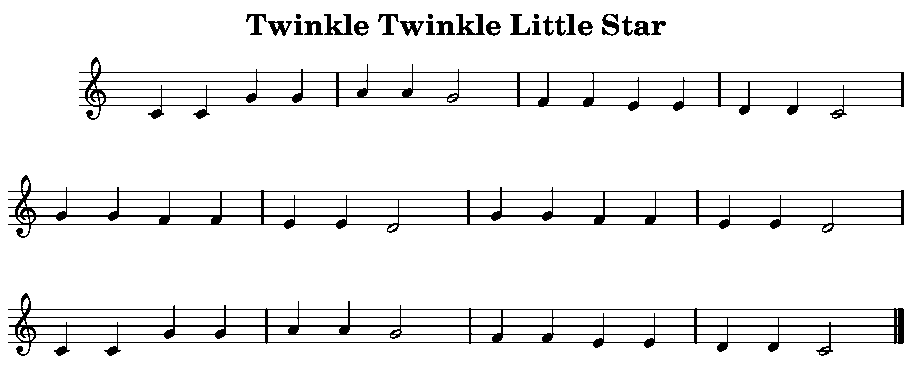
#> input picture bin/twinkle-twinkle.gif, 912 x 391 px
$ python sheet_image_parser.py   (Python 2 division)
#> lines starting #> are read from the running program, lines starting #| are printed output that depends on the picture; after the words box and inside, x2 and y2 are one past the last pixel; in counts of white or black regions, pixels touching at a corner belong together
### src/imaging/sheet_image_slice.py
from PIL import Image
import math
import numpy as np


class SheetImageSlice(object):
# defines general methods for getting data from a sliced image
    def __init__(self, image, x=0, y=0):
        # Constants
#> called with x = 0, y = 0
        self.THRESHOLDING_TO_BLACK = 43
#> self.THRESHOLDING_TO_BLACK = 43

        # initializes image metadata from analyzing image
        # convert to pure b/w
        # self.image = image.point(lambda x: x > self.THRESHOLDING_TO_BLACK and 255, "1")
        self.image = image.convert("1", dither=None)
#> self.image: PIL image 912x391 1; 93.1% white; black in thin lines or dots, all inside (x1, y1, x2, y2) = (8, 14, 904, 356)
        self.image_array = np.asarray(image)
        # x and y determine position relative to base image
        self.x = x
        self.y = y

        self.load_pixels()

    def load_pixels(self):
        self.pixels = self.image.load()

    def slice(self, x, y, width, height):
        # returns a slice of itself as an image
        return self.image.crop((x, y, x+width, y+height))

    # as well as its constituents
    def get_width(self):
        # returns the width of the provided image
        return self.get_dimensions()[0]

    def get_height(self):
        # returns the width of the provided image
        return self.get_dimensions()[1]

    def get_midpoint(self):
        # returns x-midpoint of the provided image
        return int(math.ceil(self.get_width()/2))

    def get_dimensions(self):
        # returns tuple of (width, height) of the provided image
        image_array_shape = self.image_array.shape
#> image_array_shape = (391, 912)
        return image_array_shape[1], image_array_shape[0]

    def get_corners(self):
        # returns tuple of (x1, y1, x2, y2)
        return self.x, self.y, self.x + self.get_width(), self.y + self.get_height()

    def get_pixel(self, x, y):
        return self.pixels[x, y]

    def get_row(self, row_number):
        pixels = []
        for x in range(self.get_width()):
            pixels.append(self.get_pixel(x, row_number))
        return pixels

    # [18 lines left out: functions get_column, subtract_row, not called in this run]

    def erase(self, x, y):
        self.pixels[x, y] = True

### src/imaging/note_image.py
from sheet_image_slice import SheetImageSlice


class NoteImage(SheetImageSlice):
    def __init__(self, image, head_size, x, y):
        # requires head_size as determined by the width of ledger spacing
        super(NoteImage, self).__init__(image, x, y)
        self.head_size = head_size

### src/imaging/sheet_image_parser.py
from PIL import Image
import math
import numpy as np
from sheet_image_slice import SheetImageSlice
from note_image import NoteImage
from noterec import whatNoteIsThis
import itertools
import collections
from src.sheet_music.sheet import Sheet
from src.sheet_music.note import Note
from src.sheet_music.exportMidi import Midi

class SheetImageParser:
    def __init__(self, source_image_path):
        # Constants
        self.LEDGER_LINE_MAX_THICKNESS = 2

        self.whole_image = SheetImageSlice(Image.open(source_image_path))
        #self.staffs = self.find_staffs()  # list of StaffImages representing staff positions
        self.notes = []  # list of Notes
        self.header = None  # if non-None, the main header text (usually title)
        self.subheader = None  # if non-None, the sub header text (usually author)
        self.other_texts = []  # list of other texts found
        self.ledger_dict = {} # y-values -> pitch values
        self.ledger_lines = []
        self.build_ledger_dict()
        self.erase_ledger_lines()
        self.get_notes()

    def __ascii_image(self):
        for y in range(self.whole_image.get_height()):
            line = ""
            for x in range(self.whole_image.get_width()):
                line += "_" if self.whole_image.get_pixel(x, y) else "1"

    def get_ledger_lines(self):
        # returns a list of y-positions where there are black, horizontal lines

        # we'll assume a line is anything that is 20% of the width of the image,
        # is located at the center, and has a spacing of at least 3 pixels from
        # the last line examined.
        horizontal_lines = []
        midpoint = self.whole_image.get_midpoint()
#> midpoint = 456

        iterator_y = range(self.whole_image.get_height()).__iter__()
        for y in iterator_y:
            # if the center pixel is not black, it's not a line
            if self.whole_image.get_pixel(midpoint, y): # pixel is white
                continue

            current_row = self.whole_image.get_row(y)
            x_begin = int(self.whole_image.get_midpoint() - int(self.whole_image.get_width()*.1))
            x_end = int(self.whole_image.get_midpoint() + int(self.whole_image.get_width()*.1))
            expected_width = int(x_end-x_begin)

            if current_row[x_begin:x_end].count(False) == expected_width:
                horizontal_lines.append(y)

                collections.deque(itertools.islice(iterator_y, self.LEDGER_LINE_MAX_THICKNESS))
#> after the loop, horizontal_lines = [72, 81, 89, 97, 105, 191, 199, 207, 215, 224, 309, 317, 325, 334, 342]

        self.ledger_lines = horizontal_lines
#> self.ledger_lines has the same summary as horizontal_lines

        return horizontal_lines

    def build_ledger_dict(self):
        ledger_lines = self.get_ledger_lines()
#> ledger_lines has the same summary as horizontal_lines in get_ledger_lines

        # get distance between ledger lines
        ledger_distance = ledger_lines[1] - ledger_lines[0]
#> ledger_distance = 9
        half_distance = int(ledger_distance/2)
#> half_distance = 4
        for i, line in enumerate(ledger_lines):
            if (i+1) % 5 == 1:
                self.ledger_dict[line - half_distance] = 'G3'
                self.ledger_dict[line] = 'F3'
                self.ledger_dict[line + half_distance] = 'E3'
            elif (i+1) % 5 == 2:
                self.ledger_dict[line] = 'D3'
                self.ledger_dict[line + half_distance] = 'C3'
            elif (i+1) % 5 == 3:
                self.ledger_dict[line] = 'B3'
                self.ledger_dict[line + half_distance] = 'A4'
            elif (i+1) % 5 == 4:
                self.ledger_dict[line] = 'G4'
                self.ledger_dict[line + half_distance] = 'F4'
            elif (i+1) % 5 == 0:
                self.ledger_dict[line] = 'E4'
                self.ledger_dict[line + half_distance] = 'D4'
                self.ledger_dict[line + half_distance*2] = 'C4'
#> this loop made 15 passes
#> line on passes 1 to 12: 72, 81, 89, 97, 105, 191, 199, 207, 215, 224, 309, 317
#> after the loop, self.ledger_dict = 36 items

    def erase_ledger_lines(self):
        # how many are there
        counts = []
        for x in range(self.whole_image.get_width()):
            count = 0
            for y in range(self.whole_image.get_height()):
                if not self.whole_image.get_pixel(x, y):
                    count += 1
            counts.append(count)
#> after the loop, counts = 912 values, max 106 at index 901, min 0 at index 0, mean 27.08

        total = collections.Counter(counts).most_common(1)[0][0]
#> total = 17

        # where are they
        locations = []

        for x in range(self.whole_image.get_width()):
            count = 0
            blacks_found = []
            for y in range(self.whole_image.get_height()):
                if not self.whole_image.get_pixel(x, y):
                    count += 1
                    blacks_found.append(y)
            if count == total:
                locations = blacks_found
                break

        # erase
        for y in locations:
            for x in range(self.whole_image.get_width()):
                if self.whole_image.get_pixel(x, y-2) or self.whole_image.get_pixel(x, y+2):
                    self.whole_image.erase(x, y)
#> this loop made 17 passes

        # testing
        self.whole_image.image.save("test.gif")
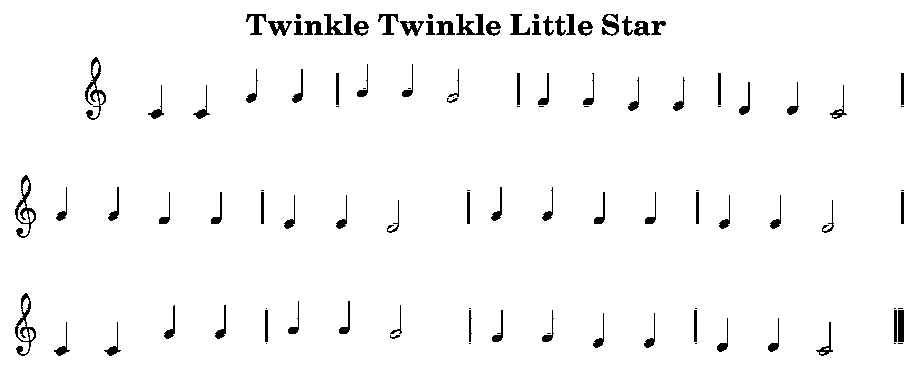
#> saved as test.gif: PIL image 912x391 1; 97.1% white; 109 black regions (24 under 20 px), largest, box (x1, y1, x2, y2) and area: (85, 57, 106, 120) 402, (15, 175, 36, 238) 402, (15, 293, 36, 356) 396

    def get_notes(self):
        # returns list of note images
        checked = [] # list of rectangle tuples of areas we've already examined
        notes = [] # list of NoteImage notes
        ledgers = sorted(self.ledger_lines)
#> ledgers has the same summary as horizontal_lines in get_ledger_lines
        top_y = ledgers[0]
#> top_y = 72
        bottom_y = ledgers[-1]
#> bottom_y = 342
        left_x = 3
        right_x = self.whole_image.get_width()-3
#> right_x = 909
        head_size = ledgers[1] - ledgers[0]
#> head_size = 9

        imaginary_borders = []

        begin = None
        end = None

        for i, y in enumerate(ledgers):
            if (i+1) % 5 == 1:
                begin = y
            if (i+1) % 5 == 0:
                end = y
                distance = end - begin
                buffer = distance/2
                imaginary_borders.append((begin-buffer, end+buffer))
#> this loop made 15 passes
#> (y, begin) on passes 1, 6, 11: (72, 72), (191, 191), (309, 309)
#> (y, end) on passes 5, 10, 15: (105, 105), (224, 224), (342, 342)
#> after the loop, imaginary_borders = [(56, 121), (175, 240), (293, 358)]

        for borders in imaginary_borders:
            for x in range(left_x, right_x):
                for y in range(borders[0], borders[1]):
                    # make sure we didn't check this pixel already
                    already_checked = False
                    for rect in checked:
                        if x >= rect[0] and x <= rect[0]+rect[2]:
                            if y >= rect[1] and y <= rect[1] + rect[3]:
                                already_checked = True
                                break

                    if already_checked:
                        continue

                    if not self.whole_image.get_pixel(x, y):
                        # begin boxing out note
                        top_left = {"x": x, "y": y}
                        bottom_right = {"x": x+1, "y": y+1}
                        search_over = False
                        while not search_over:
                            search_over = True
                            # look up
                            for xi in range(top_left["x"]-1, bottom_right["x"]+1):
                                if not self.whole_image.get_pixel(xi, top_left["y"]-1):
                                    search_over = False
                                    top_left["y"] -= 1
                                    break
                            # look down
                            for xi in range(top_left["x"]-1, bottom_right["x"]+1):
                                if not self.whole_image.get_pixel(xi, bottom_right["y"]+1):
                                    search_over = False
                                    bottom_right["y"] += 1
                                    break
                            # look left
                            for yi in range(top_left["y"]-1, bottom_right["y"]+1):
                                if not self.whole_image.get_pixel(top_left["x"]-1, yi):
                                    search_over = False
                                    top_left["x"] -= 1
                                    break
                            # look right
                            for yi in range(top_left["y"]-1, bottom_right["y"]+1):
                                if not self.whole_image.get_pixel(bottom_right["x"]+1, yi):
                                    search_over = False
                                    bottom_right["x"] += 1
                                    break
                        # search is over
                        note_x_pos = top_left["x"]
                        note_y_pos = top_left["y"]
                        note_width = abs(bottom_right["x"] - top_left["x"])
                        note_height = abs(bottom_right["y"] - top_left["y"])

                        checked.append([note_x_pos, note_y_pos, note_width, note_height])

                        if note_width > 3 and note_height > 3:
                            note = NoteImage(self.whole_image.slice(note_x_pos, note_y_pos, note_width+1, note_height+1),
                                             head_size, note_x_pos + note_width, note_y_pos + note_height - head_size/2)
                            notes.append(note)
#> this loop made 3 passes
#> borders on passes 1 to 3: (56, 121), (175, 240), (293, 358)
#> pass 1, in __init__ (call 2), `self.image = image.convert("1", dither=None)`:
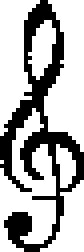
#> self.image: PIL image 21x63 1 (shown 4 times larger); 69.6% white; 1 black region, box (x1, y1, x2, y2) and area: (0, 0, 21, 63) 402
#> pass 1, in __init__ (call 3), `self.image = image.convert("1", dither=None)`:
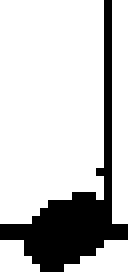
#> self.image: PIL image 16x34 1 (shown 8 times larger); 78.7% white; 1 black region, box (x1, y1, x2, y2) and area: (0, 0, 16, 34) 116
#> pass 1, in __init__ (call 4), `self.image = image.convert("1", dither=None)`:
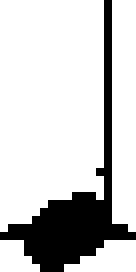
#> self.image: PIL image 17x34 1 (shown 8 times larger); 79.9% white; 1 black region, box (x1, y1, x2, y2) and area: (0, 0, 17, 34) 116
#> pass 1, in __init__ (call 16), `self.image = image.convert("1", dither=None)`:
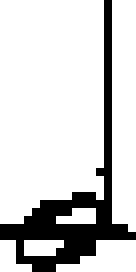
#> self.image: PIL image 17x34 1 (shown 8 times larger); 81.7% white; black in thin lines or dots
#> after the loop, checked = 71 items, first 6: [85, 57, 20, 62], [148, 85, 15, 33], [193, 85, 16, 33], [246, 69, 11, 33], [292, 69, 10, 33], [336, 73, 2, 31]; notes = 46 items
        self.notes = notes
#> self.notes = 46 items

    def get_pitch(self, y):
        # get closest line
        lines = self.ledger_dict.keys()
        smallest_difference = None
        note = None

        for line in lines:
            diff = abs(line - y)
            if smallest_difference == None or diff < smallest_difference:
                smallest_difference = diff
                note = self.ledger_dict[line]

        return note

if __name__ == "__main__":
    #sp = SheetImageParser("../../bin/mary-had-a-little-lamb.gif")
    sp = SheetImageParser("../../bin/twinkle-twinkle.gif")

    # write xml
#> (the run stopped early here; a loop or call above may not have finished)
